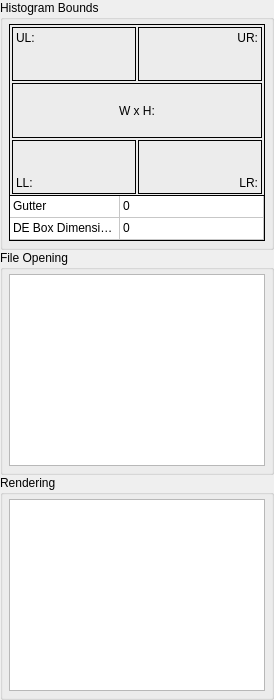
             <widget class="QWidget" name="InfoBoundsTab">
              <property name="sizePolicy">
               <sizepolicy hsizetype="MinimumExpanding" vsizetype="Preferred">
                <horstretch>0</horstretch>
                <verstretch>0</verstretch>
               </sizepolicy>
              </property>
              <attribute name="title">
               <string>Bounds</string>
              </attribute>
              <layout class="QVBoxLayout" name="verticalLayout_9">
               <property name="spacing">
                <number>0</number>
               </property>
               <property name="leftMargin">
                <number>0</number>
               </property>
               <property name="topMargin">
                <number>0</number>
               </property>
               <property name="rightMargin">
                <number>0</number>
               </property>
               <property name="bottomMargin">
                <number>0</number>
               </property>
               <item>
                <widget class="QGroupBox" name="InfoBoundsGroupBox">
                 <property name="sizePolicy">
                  <sizepolicy hsizetype="MinimumExpanding" vsizetype="Preferred">
                   <horstretch>0</horstretch>
                   <verstretch>0</verstretch>
                  </sizepolicy>
                 </property>
                 <property name="minimumSize">
                  <size>
                   <width>0</width>
                   <height>250</height>
                  </size>
                 </property>
                 <property name="maximumSize">
                  <size>
                   <width>16777215</width>
                   <height>250</height>
                  </size>
                 </property>
                 <property name="baseSize">
                  <size>
                   <width>0</width>
                   <height>0</height>
                  </size>
                 </property>
                 <property name="focusPolicy">
                  <enum>Qt::StrongFocus</enum>
                 </property>
                 <property name="autoFillBackground">
                  <bool>false</bool>
                 </property>
                 <property name="title">
                  <string>Histogram Bounds</string>
                 </property>
                 <layout class="QVBoxLayout" name="verticalLayout_22">
                  <property name="spacing">
                   <number>4</number>
                  </property>
                  <property name="leftMargin">
                   <number>6</number>
                  </property>
                  <property name="topMargin">
                   <number>4</number>
                  </property>
                  <property name="rightMargin">
                   <number>6</number>
                  </property>
                  <property name="bottomMargin">
                   <number>6</number>
                  </property>
                  <item>
                   <widget class="QFrame" name="InfoBoundsFrame">
                    <property name="sizePolicy">
                     <sizepolicy hsizetype="MinimumExpanding" vsizetype="Preferred">
                      <horstretch>0</horstretch>
                      <verstretch>0</verstretch>
                     </sizepolicy>
                    </property>
                    <property name="minimumSize">
                     <size>
                      <width>0</width>
                      <height>173</height>
                     </size>
                    </property>
                    <property name="maximumSize">
                     <size>
                      <width>16777215</width>
                      <height>173</height>
                     </size>
                    </property>
                    <property name="autoFillBackground">
                     <bool>false</bool>
                    </property>
                    <property name="frameShape">
                     <enum>QFrame::Box</enum>
                    </property>
                    <property name="frameShadow">
                     <enum>QFrame::Plain</enum>
                    </property>
                    <layout class="QGridLayout" name="gridLayout_19">
                     <property name="leftMargin">
                      <number>2</number>
                     </property>
                     <property name="topMargin">
                      <number>2</number>
                     </property>
                     <property name="rightMargin">
                      <number>2</number>
                     </property>
                     <property name="bottomMargin">
                      <number>2</number>
                     </property>
                     <property name="spacing">
                      <number>2</number>
                     </property>
                     <item row="0" column="0">
                      <widget class="QLabel" name="InfoBoundsLabelUL">
                       <property name="frameShape">
                        <enum>QFrame::Box</enum>
                       </property>
                       <property name="frameShadow">
                        <enum>QFrame::Plain</enum>
                       </property>
                       <property name="text">
                        <string>UL:</string>
                       </property>
                       <property name="alignment">
                        <set>Qt::AlignLeading|Qt::AlignLeft|Qt::AlignTop</set>
                       </property>
                      </widget>
                     </item>
                     <item row="2" column="1">
                      <widget class="QLabel" name="InfoBoundsLabelLR">
                       <property name="frameShape">
                        <enum>QFrame::Box</enum>
                       </property>
                       <property name="text">
                        <string>LR:</string>
                       </property>
                       <property name="alignment">
                        <set>Qt::AlignBottom|Qt::AlignRight|Qt::AlignTrailing</set>
                       </property>
                      </widget>
                     </item>
                     <item row="0" column="1">
                      <widget class="QLabel" name="InfoBoundsLabelUR">
                       <property name="frameShape">
                        <enum>QFrame::Box</enum>
                       </property>
                       <property name="text">
                        <string>UR:</string>
                       </property>
                       <property name="alignment">
                        <set>Qt::AlignRight|Qt::AlignTop|Qt::AlignTrailing</set>
                       </property>
                      </widget>
                     </item>
                     <item row="1" column="0" colspan="2">
                      <widget class="QLabel" name="InfoBoundsLabelWH">
                       <property name="frameShape">
                        <enum>QFrame::Box</enum>
                       </property>
                       <property name="text">
                        <string>W x H:</string>
                       </property>
                       <property name="alignment">
                        <set>Qt::AlignCenter</set>
                       </property>
                      </widget>
                     </item>
                     <item row="2" column="0">
                      <widget class="QLabel" name="InfoBoundsLabelLL">
                       <property name="frameShape">
                        <enum>QFrame::Box</enum>
                       </property>
                       <property name="text">
                        <string>LL:</string>
                       </property>
                       <property name="alignment">
                        <set>Qt::AlignBottom|Qt::AlignLeading|Qt::AlignLeft</set>
                       </property>
                      </widget>
                     </item>
                    </layout>
                   </widget>
                  </item>
                  <item>
                   <widget class="TableWidget" name="InfoBoundsTable">
                    <property name="sizePolicy">
                     <sizepolicy hsizetype="MinimumExpanding" vsizetype="Expanding">
                      <horstretch>0</horstretch>
                      <verstretch>0</verstretch>
                     </sizepolicy>
                    </property>
                    <property name="minimumSize">
                     <size>
                      <width>0</width>
                      <height>46</height>
                     </size>
                    </property>
                    <property name="maximumSize">
                     <size>
                      <width>16777215</width>
                      <height>46</height>
                     </size>
                    </property>
                    <property name="font">
                     <font>
                      <kerning>true</kerning>
                     </font>
                    </property>
                    <property name="focusPolicy">
                     <enum>Qt::NoFocus</enum>
                    </property>
                    <property name="styleSheet">
                     <string notr="true"/>
                    </property>
                    <property name="frameShape">
                     <enum>QFrame::Panel</enum>
                    </property>
                    <property name="frameShadow">
                     <enum>QFrame::Plain</enum>
                    </property>
                    <property name="lineWidth">
                     <number>1</number>
                    </property>
                    <property name="verticalScrollBarPolicy">
                     <enum>Qt::ScrollBarAlwaysOff</enum>
                    </property>
                    <property name="horizontalScrollBarPolicy">
                     <enum>Qt::ScrollBarAlwaysOff</enum>
                    </property>
                    <property name="autoScroll">
                     <bool>false</bool>
                    </property>
                    <property name="editTriggers">
                     <set>QAbstractItemView::NoEditTriggers</set>
                    </property>
                    <property name="showDropIndicator" stdset="0">
                     <bool>false</bool>
                    </property>
                    <property name="dragDropOverwriteMode">
                     <bool>false</bool>
                    </property>
                    <property name="alternatingRowColors">
                     <bool>false</bool>
                    </property>
                    <property name="selectionMode">
                     <enum>QAbstractItemView::NoSelection</enum>
                    </property>
                    <property name="verticalScrollMode">
                     <enum>QAbstractItemView::ScrollPerPixel</enum>
                    </property>
                    <property name="horizontalScrollMode">
                     <enum>QAbstractItemView::ScrollPerPixel</enum>
                    </property>
                    <property name="showGrid">
                     <bool>true</bool>
                    </property>
                    <property name="gridStyle">
                     <enum>Qt::SolidLine</enum>
                    </property>
                    <property name="wordWrap">
                     <bool>false</bool>
                    </property>
                    <property name="cornerButtonEnabled">
                     <bool>false</bool>
                    </property>
                    <property name="columnCount">
                     <number>2</number>
                    </property>
                    <attribute name="horizontalHeaderVisible">
                     <bool>false</bool>
                    </attribute>
                    <attribute name="horizontalHeaderCascadingSectionResizes">
                     <bool>false</bool>
                    </attribute>
                    <attribute name="horizontalHeaderDefaultSectionSize">
                     <number>110</number>
                    </attribute>
                    <attribute name="horizontalHeaderHighlightSections">
                     <bool>false</bool>
                    </attribute>
                    <attribute name="horizontalHeaderMinimumSectionSize">
                     <number>27</number>
                    </attribute>
                    <attribute name="horizontalHeaderStretchLastSection">
                     <bool>true</bool>
                    </attribute>
                    <attribute name="verticalHeaderVisible">
                     <bool>false</bool>
                    </attribute>
                    <attribute name="verticalHeaderDefaultSectionSize">
                     <number>22</number>
                    </attribute>
                    <attribute name="verticalHeaderHighlightSections">
                     <bool>false</bool>
                    </attribute>
                    <attribute name="verticalHeaderMinimumSectionSize">
                     <number>22</number>
                    </attribute>
                    <attribute name="verticalHeaderStretchLastSection">
                     <bool>false</bool>
                    </attribute>
                    <row>
                     <property name="text">
                      <string>Gutter</string>
                     </property>
                    </row>
                    <row>
                     <property name="text">
                      <string>DE Box Dimensions</string>
                     </property>
                    </row>
                    <column>
                     <property name="text">
                      <string>Field</string>
                     </property>
                    </column>
                    <column>
                     <property name="text">
                      <string/>
                     </property>
                    </column>
                    <item row="0" column="0">
                     <property name="text">
                      <string>Gutter</string>
                     </property>
                    </item>
                    <item row="0" column="1">
                     <property name="text">
                      <string>0</string>
                     </property>
                    </item>
                    <item row="1" column="0">
                     <property name="text">
                      <string>DE Box Dimensions</string>
                     </property>
                    </item>
                    <item row="1" column="1">
                     <property name="text">
                      <string>0</string>
                     </property>
                     <property name="font">
                      <font>
                       <kerning>true</kerning>
                      </font>
                     </property>
                     <property name="textAlignment">
                      <set>AlignLeft|AlignVCenter</set>
                     </property>
                    </item>
                   </widget>
                  </item>
                 </layout>
                </widget>
               </item>
               <item>
                <widget class="QGroupBox" name="InfoFileOpeningGroupBox">
                 <property name="sizePolicy">
                  <sizepolicy hsizetype="MinimumExpanding" vsizetype="Preferred">
                   <horstretch>0</horstretch>
                   <verstretch>0</verstretch>
                  </sizepolicy>
                 </property>
                 <property name="minimumSize">
                  <size>
                   <width>0</width>
                   <height>0</height>
                  </size>
                 </property>
                 <property name="focusPolicy">
                  <enum>Qt::StrongFocus</enum>
                 </property>
                 <property name="title">
                  <string>File Opening</string>
                 </property>
                 <layout class="QVBoxLayout" name="verticalLayout_21">
                  <property name="spacing">
                   <number>4</number>
                  </property>
                  <property name="leftMargin">
                   <number>6</number>
                  </property>
                  <property name="topMargin">
                   <number>4</number>
                  </property>
                  <property name="rightMargin">
                   <number>6</number>
                  </property>
                  <property name="bottomMargin">
                   <number>6</number>
                  </property>
                  <item>
                   <widget class="QTextEdit" name="InfoFileOpeningTextEdit">
                    <property name="sizePolicy">
                     <sizepolicy hsizetype="MinimumExpanding" vsizetype="Preferred">
                      <horstretch>0</horstretch>
                      <verstretch>0</verstretch>
                     </sizepolicy>
                    </property>
                    <property name="focusPolicy">
                     <enum>Qt::StrongFocus</enum>
                    </property>
                    <property name="readOnly">
                     <bool>true</bool>
                    </property>
                   </widget>
                  </item>
                 </layout>
                </widget>
               </item>
               <item>
                <widget class="QGroupBox" name="InfoRenderingGroupBox">
                 <property name="sizePolicy">
                  <sizepolicy hsizetype="MinimumExpanding" vsizetype="Preferred">
                   <horstretch>0</horstretch>
                   <verstretch>0</verstretch>
                  </sizepolicy>
                 </property>
                 <property name="focusPolicy">
                  <enum>Qt::StrongFocus</enum>
                 </property>
                 <property name="title">
                  <string>Rendering</string>
                 </property>
                 <layout class="QVBoxLayout" name="verticalLayout_23">
                  <property name="spacing">
                   <number>4</number>
                  </property>
                  <property name="leftMargin">
                   <number>6</number>
                  </property>
                  <property name="topMargin">
                   <number>4</number>
                  </property>
                  <property name="rightMargin">
                   <number>6</number>
                  </property>
                  <property name="bottomMargin">
                   <number>6</number>
                  </property>
                  <item>
                   <widget class="QTextEdit" name="InfoRenderingTextEdit">
                    <property name="sizePolicy">
                     <sizepolicy hsizetype="MinimumExpanding" vsizetype="Preferred">
                      <horstretch>0</horstretch>
                      <verstretch>0</verstretch>
                     </sizepolicy>
                    </property>
                    <property name="focusPolicy">
                     <enum>Qt::StrongFocus</enum>
                    </property>
                    <property name="tabChangesFocus">
                     <bool>true</bool>
                    </property>
                    <property name="readOnly">
                     <bool>true</bool>
                    </property>
                    <property name="textInteractionFlags">
                     <set>Qt::TextSelectableByKeyboard|Qt::TextSelectableByMouse</set>
                    </property>
                   </widget>
                  </item>
                 </layout>
                </widget>
               </item>
              </layout>
             </widget>
